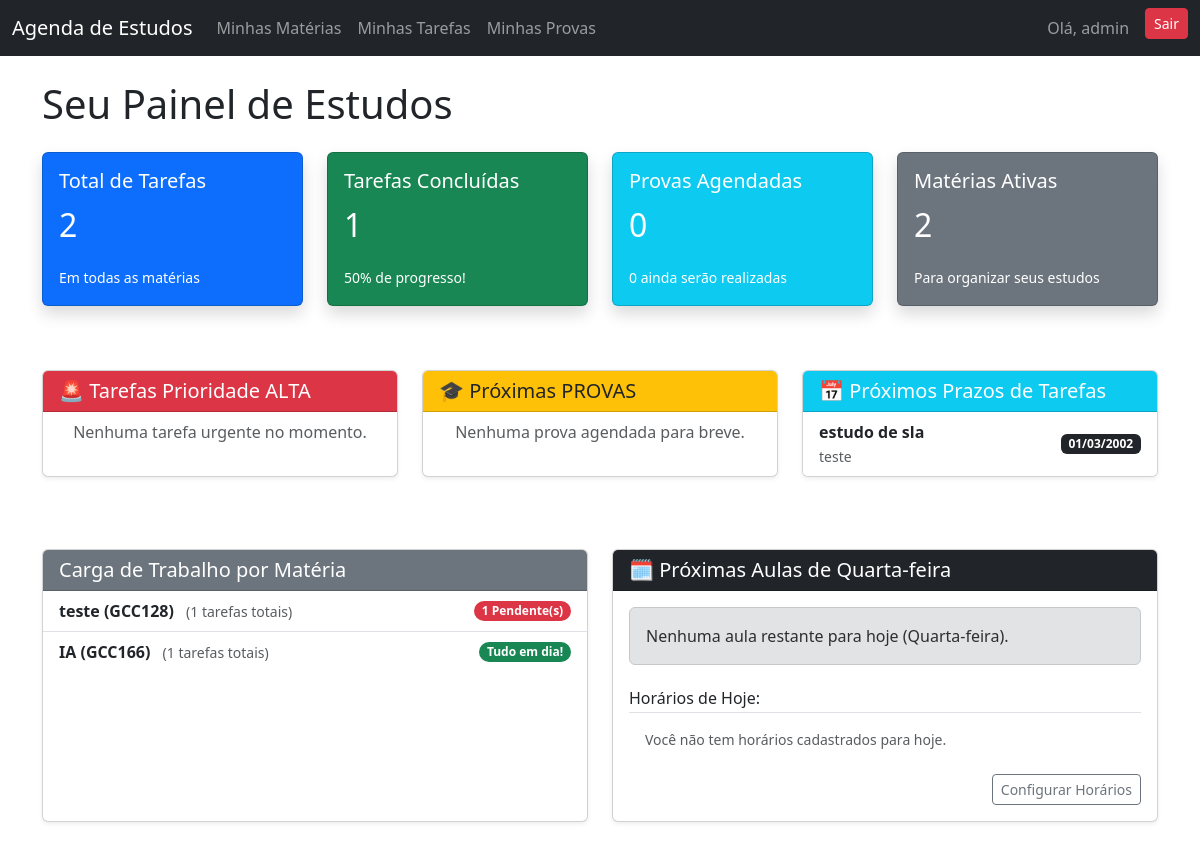
Page / (signed in) on the earlier database version.
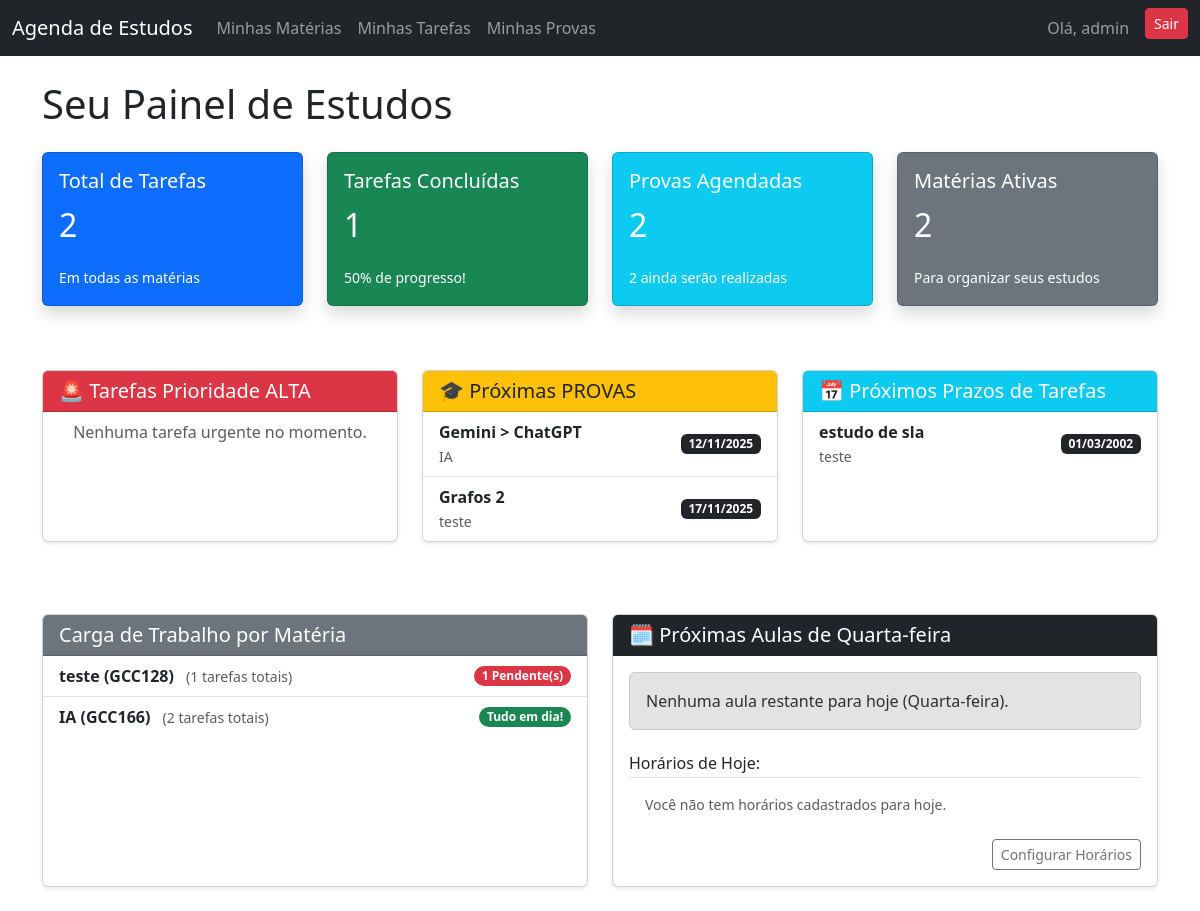
Same page on the later database version.
### agenda/models.py (models this page shows, shortened)
class Tarefa(models.Model):
    STATUS_CHOICES = [('A', 'A Fazer'), ('E', 'Em Andamento'), ('C', 'Concluída')]
    PRIORIDADE_CHOICES = [('B', 'Baixa'), ('M', 'Média'), ('A', 'Alta')]
    materia = models.ForeignKey(Materia, on_delete=models.CASCADE, related_name='tarefas')
    titulo = models.CharField(max_length=200)
    descricao = models.TextField(blank=True, null=True)
    data_inicio = models.DateTimeField(verbose_name="Data de Início")
    data_fim = models.DateTimeField(verbose_name="Data de Fim")
    status = models.CharField(max_length=1, choices=STATUS_CHOICES, default='A')
    prioridade = models.CharField(max_length=1, choices=PRIORIDADE_CHOICES, default='M')
    link_anexo = models.URLField(
        max_length=500,
        blank=True,
        null=True,
        verbose_name="Link de Anexo/Material de Apoio"
    )
    class Meta:
        ordering = ['data_inicio']

class Materia(models.Model):
    usuario = models.ForeignKey(User, on_delete=models.CASCADE)
    nomenclatura = models.CharField(max_length=10, blank=True, verbose_name="Sigla")
    nome = models.CharField(max_length=100)
    notas_materia = models.TextField(
        blank=True,
        null=True,
        verbose_name="Anotações da Matéria"
    )
    link_plano_ensino = models.URLField(
        max_length=500,
        blank=True,
        null=True,
        verbose_name="Link do Plano de Ensino"
    )
    class Meta:
        verbose_name_plural = "Matérias"

class Prova(models.Model):
    materia = models.ForeignKey(
        'Materia',
        on_delete=models.CASCADE,
        related_name='provas',
        verbose_name="Matéria"
    )
    titulo = models.CharField(max_length=200, verbose_name="Título da Prova")
    data_prova = models.DateField(
        verbose_name="Data da Prova",
        blank=True,
        null=True
    )
    observacoes = models.TextField(blank=True, null=True, verbose_name="Observações")
    link_anexos = models.URLField(max_length=200, blank=True, null=True, verbose_name="Link para Anexos (Drive/Lista)")
    class Meta:
        verbose_name_plural = "Provas"
        ordering = ['data_prova']

### agenda/views.py (the view)
# urls.py: path('', views.dashboard, name='home'),
@login_required
def dashboard(request):
    from .models import HorarioAula
    user_tasks = Tarefa.objects.filter(materia__usuario=request.user)
    total_tarefas = user_tasks.count()
    tarefas_concluidas = user_tasks.filter(status='C').count()
    porcentagem_concluida = round((tarefas_concluidas / total_tarefas) * 100) if total_tarefas > 0 else 0
    user_provas = Prova.objects.filter(materia__usuario=request.user)
    total_provas = user_provas.count()
    provas_futuras = user_provas.filter(data_prova__gte=timezone.now().date()).count()
    tarefas_urgentes = user_tasks.filter(status__in=['A', 'E'], prioridade='A').order_by('data_fim')[:5]
    tarefas_proximas = user_tasks.filter(status__in=['A', 'E']).order_by('data_fim')[:5]
    proximas_provas = user_provas.filter(data_prova__gte=timezone.now().date()).order_by('data_prova')[:5]
    distribuicao_materias = Materia.objects.filter(usuario=request.user).annotate(
        total_tarefas=Count('tarefas'),
        tarefas_pendentes=Count('tarefas', filter=Q(tarefas__status__in=['A', 'E'])),
        total_provas=Count('provas'),
        total_materiais=Count('provas__materiais')
    ).order_by('-tarefas_pendentes')
    hoje = timezone.localtime().date()
    hora_atual = timezone.localtime().time()
    dia_semana_num = hoje.weekday()  # 0 = Segunda, 6 = Domingo
    DIAS_MAP = {0: 'SEG', 1: 'TER', 2: 'QUA', 3: 'QUI', 4: 'SEX', 5: 'SAB', 6: 'DOM'}
    dia_semana_sigla = DIAS_MAP.get(dia_semana_num, 'SEG')
    aulas_hoje = HorarioAula.objects.filter(
        materia__usuario=request.user,
        dia_semana=dia_semana_sigla
    ).select_related('materia').order_by('hora_inicio')
    proxima_aula = aulas_hoje.filter(hora_inicio__gte=hora_atual).first()
    if not proxima_aula and aulas_hoje.exists():
        proxima_aula = aulas_hoje.last()
    dia_semana_display = next((d[1] for d in HorarioAula.DIAS_SEMANA if d[0] == dia_semana_sigla), 'Hoje')
    context = {
        'total_tarefas': total_tarefas,
        'tarefas_concluidas': tarefas_concluidas,
        'porcentagem_concluida': porcentagem_concluida,
        'tarefas_urgentes': tarefas_urgentes,
        'tarefas_proximas': tarefas_proximas,
        'total_provas': total_provas,
        'provas_futuras': provas_futuras,
        'proximas_provas': proximas_provas,
        'materias': distribuicao_materias,
        'all_materias': Materia.objects.filter(usuario=request.user).count(),
        'proxima_aula': proxima_aula,
        'aulas_hoje': aulas_hoje,
        'dia_semana_display': dia_semana_display,
        'hoje': hoje,
    }
    return render(request, 'agenda/dashboard.html', context)

### agenda/templates/agenda/dashboard.html (shortened to what the changed rows need)
{% extends 'agenda/base.html' %}
{% block content %}
<h1 class="mb-4">Seu Painel de Estudos</h1>
<div class="row mb-5">
    <div class="col-md-3 col-sm-6 mb-3">
        <div class="card text-white bg-info shadow">
            <div class="card-body">
                <h5 class="card-title">Provas Agendadas</h5>
                <p class="card-text fs-2">{{ total_provas }}</p>
                <small>{{ provas_futuras }} ainda serão realizadas</small>
            </div>
        </div>
    </div>
</div>
<div class="row mb-5">
    <div class="col-md-4 mb-4">
        <div class="card shadow-sm h-100">
            <ul class="list-group list-group-flush">
                {% for prova in proximas_provas %}
                <li class="list-group-item d-flex justify-content-between align-items-center">
                    <div>
                        <a href="{% url 'prova_update' prova.pk %}" class="text-decoration-none text-dark">
                            <strong>{{ prova.titulo }}</strong>
                        </a>
                        <br><small class="text-muted">{{ prova.materia.nome }}</small>
                    </div>
                    <span class="badge text-bg-dark">{{ prova.data_prova|date:"d/m/Y" }}</span>
                </li>
                {% empty %}
                <li class="list-group-item text-center text-muted">Nenhuma prova agendada para breve.</li>
                {% endfor %}
            </ul>
        </div>
    </div>
    <div class="col-md-4 mb-4">
        <div class="card shadow-sm h-100">
            <ul class="list-group list-group-flush">
                {% for tarefa in tarefas_proximas %}
                <li class="list-group-item d-flex justify-content-between align-items-center">
                    <div>
                        <a href="{% url 'tarefa_update' tarefa.pk %}" class="text-decoration-none text-dark">
                            <strong>{{ tarefa.titulo }}</strong>
                        </a>
                        <br><small class="text-muted">{{ tarefa.materia.nome }}</small>
                    </div>
                    <span class="badge text-bg-dark">{{ tarefa.data_fim|date:"d/m/Y" }}</span>
                </li>
                {% empty %}
                <li class="list-group-item text-center text-muted">Nenhuma tarefa próxima.</li>
                {% endfor %}
            </ul>
        </div>
    </div>
</div>
<div class="row">
    <div class="col-md-6 mb-4">
        <div class="card shadow-sm h-100">
            <ul class="list-group list-group-flush">
                {% for materia in materias %}
                <li class="list-group-item">
                    <div class="d-flex justify-content-between align-items-center">
                        <div>
                            <a href="{% url 'tarefa_list' %}?materia={{ materia.pk }}" class="text-dark text-decoration-none">
                                <strong>{{ materia.nome }} ({{ materia.nomenclatura }})</strong>
                            </a>
                            <small class="text-muted ms-2">({{ materia.total_tarefas }} tarefas totais)</small>
                        </div>
                        {% if materia.tarefas_pendentes > 0 %}
                        <span class="badge text-bg-danger rounded-pill">
                            {{ materia.tarefas_pendentes }} Pendente(s)
                        </span>
                        {% else %}
                        <span class="badge text-bg-success rounded-pill">
                            Tudo em dia!
                        </span>
                        {% endif %}
                    </div>
                </li>
                {% empty %}
                <li class="list-group-item text-center text-muted">Você ainda não cadastrou nenhuma matéria.</li>
                {% endfor %}
            </ul>
        </div>
    </div>
</div>
{% endblock content %}

Differences in the rows shown:
added Prova: titulo "Gemini > ChatGPT", materia.nome "IA", data_prova "12/11/2025"
added Prova: titulo "Grafos 2", materia.nome "teste", data_prova "17/11/2025"
computed for Materia "IA": total_tarefas "1" → "2"
Other differences:
{{ total_provas }}: "0" → "2"
{{ provas_futuras }}: "0" → "2"
text no longer shown: "Nenhuma prova agendada para breve."
